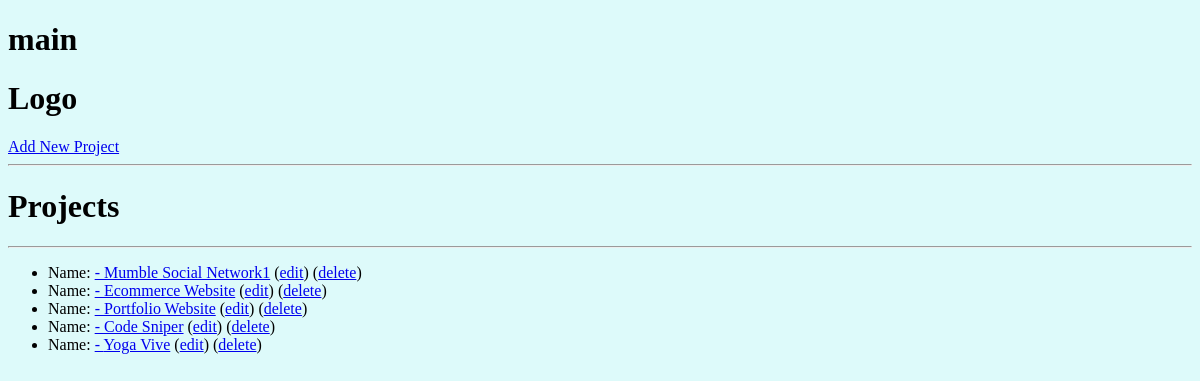
The app's page /projects/, older data.
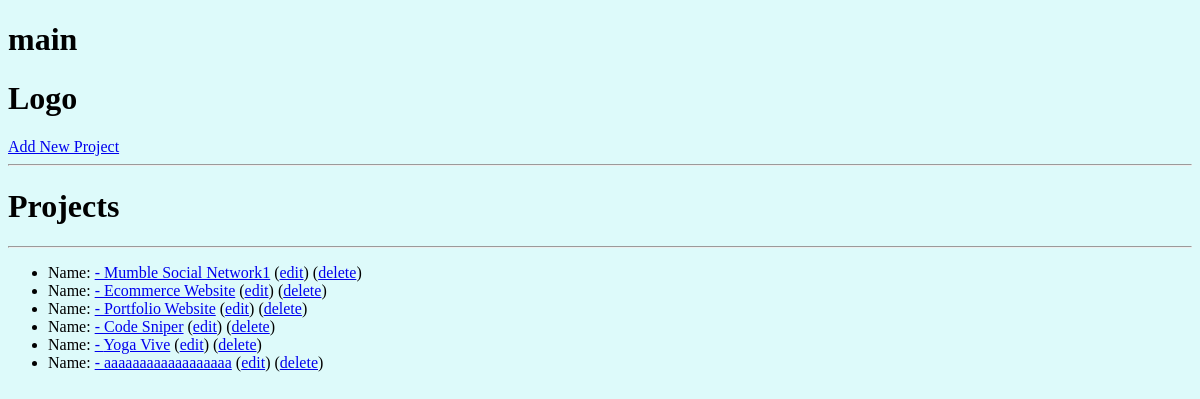
The same page, newer data.
### projects/models.py (models this page shows, shortened)
class Project(models.Model):
    id = models.UUIDField(default=uuid.uuid4, primary_key=True,
                          unique=True, editable=False)  # id = created by default
    created = models.DateTimeField(auto_now_add=True)
    title = models.CharField(max_length=200)
    description = models.TextField(
        null=True, blank=True)  # can be empty or null
    featured_image = models.ImageField(
        null=True, blank=True, default="default.png")  # please rename the image name
    demo_link = models.CharField(max_length=200, null=True, blank=True)
    source_link = models.CharField(max_length=200, null=True, blank=True)
    tags = models.ManyToManyField('Tag', blank=True)  # 'Tag' ref
    vote_total = models.IntegerField(default=0, null=True, blank=True)
    vote_ratio = models.IntegerField(default=0, null=True, blank=True)

### projects/views.py (the view)
# urls.py: path('', include('projects.urls')),
def projects(request):
    project_list = Project.objects.all()
    context: dict = {'projects': project_list}
    return render(request, 'projects/projects.html', context)

### projects/templates/projects/projects.html (shortened to what this page needs)
{% extends 'main.html' %}
{% block content %}
<h1>Projects</h1>
<hr>
<ul>
        {% for project in projects %}
            <li>
                Name: <a href="{% url 'project' project.id %}">- {{project.title}}</a>
                (<a href="{% url 'update-project' project.id %}">edit</a>)
                (<a href="{% url 'delete-project' project.id %}">delete</a>)
            </li>
        {% endfor %}
</ul>
{% endblock content %}

Row changes from the older to the newer data that the page shows:
added Project: title "aaaaaaaaaaaaaaaaaa"
